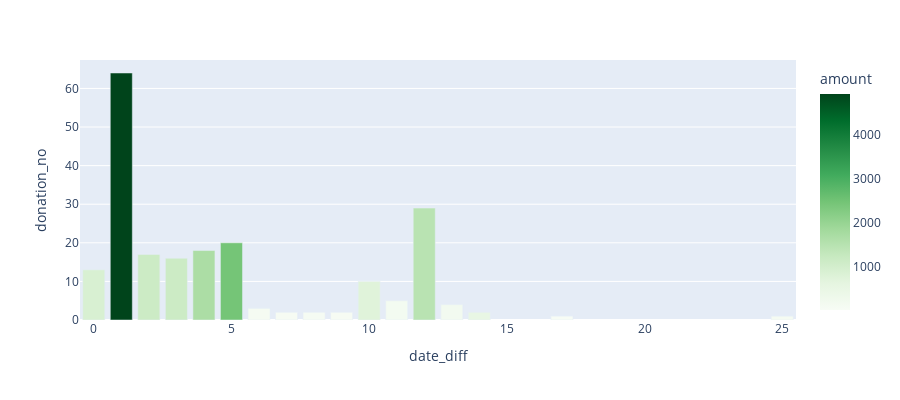

The notebook cell saved with this chart:
### Code cell
# chid 693 케이스 그래프 확인
fig = px.bar(df_0693, x='date_diff', y='donation_no', color='amount', color_continuous_scale='Greens', height=400)
fig.show()

### Figure 1 — Plotly figure (JSON) as saved in the notebook; plotly's stock layout.template omitted (floating-point values rounded to 4 significant figures)
{"data": [{"alignmentgroup": "True", "hovertemplate": "date_diff=%{x}<br>donation_no=%{y}<br>amount=%{marker.color}<extra></extra>", "legendgroup": "", "marker": {"color": [910, 4938, 1154, 1155, 1695, 2465, 100, 70, 90, 70, 750, 145, 1480, 180, 520, 25, 100], "coloraxis": "coloraxis"}, "name": "", "offsetgroup": "", "orientation": "v", "showlegend": false, "textposition": "auto", "type": "bar", "x": [0, 1, 2, 3, 4, 5, 6, 7, 8, 9, 10, 11, 12, 13, 14, 17, 25], "xaxis": "x", "y": [13, 64, 17, 16, 18, 20, 3, 2, 2, 2, 10, 5, 29, 4, 2, 1, 1], "yaxis": "y"}], "layout": {"barmode": "relative", "coloraxis": {"colorbar": {"title": {"text": "amount"}}, "colorscale": [[0, "rgb(247,252,245)"], [0.125, "rgb(229,245,224)"], [0.25, "rgb(199,233,192)"], [0.375, "rgb(161,217,155)"], [0.5, "rgb(116,196,118)"], [0.625, "rgb(65,171,93)"], [0.75, "rgb(35,139,69)"], [0.875, "rgb(0,109,44)"], [1, "rgb(0,68,27)"]]}, "height": 400, "legend": {"tracegroupgap": 0}, "margin": {"t": 60}, "xaxis": {"anchor": "y", "domain": [0, 1], "title": {"text": "date_diff"}}, "yaxis": {"anchor": "x", "domain": [0, 1], "title": {"text": "donation_no"}}}}
